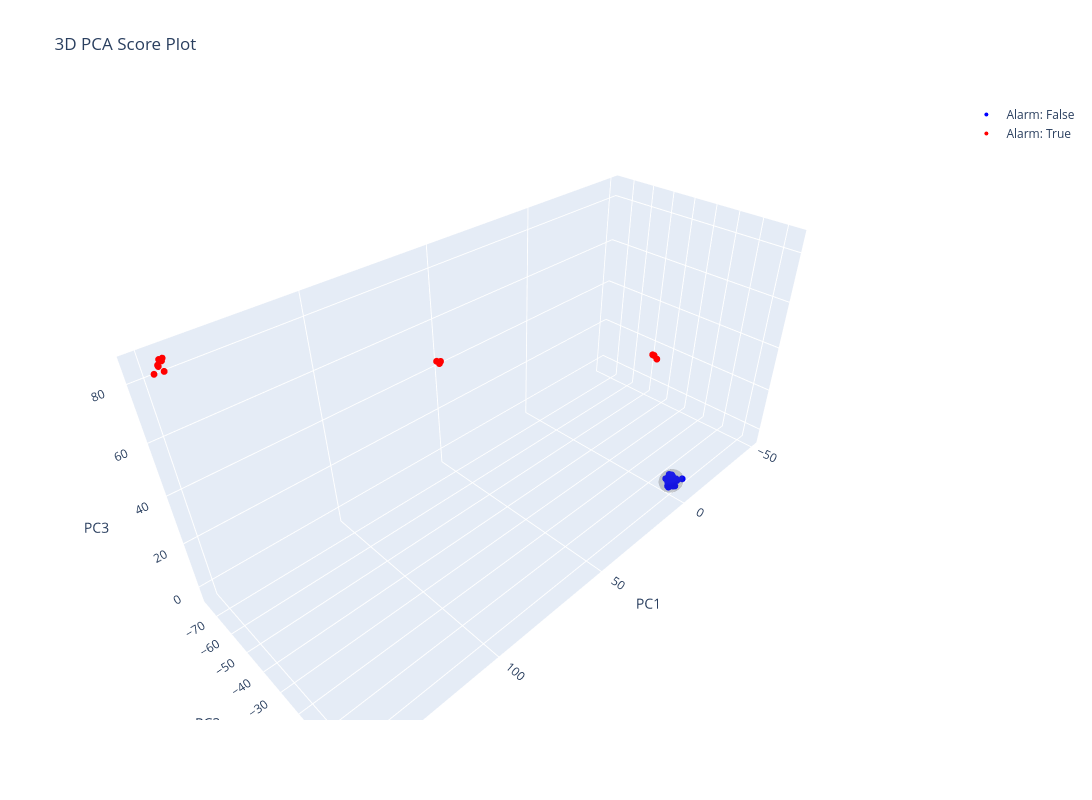

The code cell stored with this chart in its notebook:
### Code cell
# Representing the PCA space and batches within this space

df_plot = pd.DataFrame(scores, columns=["PC1", "PC2", "PC3"])
df_plot['Alarm'] = df_pca_final['Alarm'].values
df_plot['Status'] = df_pca_final['Status'].values

eigenvalues = pca_golden.explained_variance_
radius_x = np.sqrt(t2_threshold * eigenvalues[0])
radius_y = np.sqrt(t2_threshold * eigenvalues[1])
radius_z = np.sqrt(t2_threshold * eigenvalues[2])

# 3. Create the Ellipse Shape
phi = np.linspace(0, np.pi, 50)
theta = np.linspace(0, 2 * np.pi, 50)
phi, theta = np.meshgrid(phi, theta)

x_ellipse = radius_x * np.sin(phi) * np.cos(theta)
y_ellipse = radius_y * np.sin(phi) * np.sin(theta)
z_ellipse = radius_z * np.cos(phi)


fig = go.Figure()

for alarm_val, color in zip([False, True], ['blue', 'red']):
    mask = df_plot['Alarm'] == alarm_val
    fig.add_trace(go.Scatter3d(
        x=df_plot.loc[mask, 'PC1'],
        y=df_plot.loc[mask, 'PC2'],
        z=df_plot.loc[mask, 'PC3'],
        mode='markers',
        marker=dict(size=4, color=color),
        name=f'Alarm: {alarm_val}'
    ))

fig.add_trace(go.Surface(
    x=x_ellipse, y=y_ellipse, z=z_ellipse,
    opacity=0.2,
    showscale=False,
    colorscale=[[0, 'gray'], [1, 'gray']],
    name='95% T2 Ellipsoid'
))

fig.update_layout(
    scene=dict(
        xaxis_title='PC1',
        yaxis_title='PC2',
        zaxis_title='PC3'
    ),
    title="3D PCA Score Plot with Hotelling T2 Ellipsoid"
)

fig.update_layout(
    width=1200,
    height=800,
    scene=dict(
        xaxis_title='PC1',
        yaxis_title='PC2',
        zaxis_title='PC3'
    ),
    title="3D PCA Score Plot"
)
fig.show()

### Figure 1 — Plotly figure (JSON) as saved in the notebook; plotly's stock layout.template omitted (floating-point values rounded to 4 significant figures; data arrays with more than 128 entries replaced by an {"elided": "..."} marker saying what was removed)
{"data": [{"marker": {"color": "blue", "size": 4}, "mode": "markers", "name": "Alarm: False", "type": "scatter3d", "x": [0.3311, -0.5424, 2.854, -1.257, -0.2564, 1.424, 3.766, -0.4624, 1.406, 0.826, -0.17, -4.191, -0.4627, -0.9106, -0.1826, 0.8408, -1.357, -0.2971, -2.107, 1.241, -0.0646, 1.271, -0.05682, 1.635, 0.462, 0.4825, -1.657, -1.184, -1.055, -1.063, 0.8047, 0.02139, 0.2228, 0.7435, -1.056], "y": [0.9793, 0.09313, 0.4019, -2.041, -2.673, 0.6934, 1.376, -1.68, 0.284, 2.385, -0.926, 2.213, -0.3422, 1.424, -2.148, 0.197, -0.448, -0.08076, 0.4539, -0.1879, -0.1621, -0.009245, -1.521, -0.4612, 0.6618, -0.4772, 0.4921, -0.801, 0.8081, 1.801, -0.5735, 1.116, -0.4475, -0.2171, -0.1829], "z": [1.881, 0.135, -0.6095, 1.298, -0.659, 1.237, 0.01138, -0.9392, 1.686, -0.6342, -0.2626, -0.1509, -1.557, 1.317, -0.04689, -1.379, 1.197, 1.072, -0.3778, 0.2701, 0.1904, 0.7288, -0.1669, -0.03138, -1.576, -0.9083, -2.885, 1.827, 0.7506, 0.654, 0.4542, -1.944, -1.38, 0.1786, 0.62]}, {"marker": {"color": "red", "size": 4}, "mode": "markers", "name": "Alarm: True", "type": "scatter3d", "x": [58.13, 145.5, 57.85, 146.3, 145.0, -46.83, -47.55, 146.0, 57.38, 146.9, 57.94, -48.19, 148.5, 145.3, 144.9], "y": [-65.79, -75.05, -67.67, -76.33, -76.07, -44.96, -43.77, -74.87, -66.41, -73.78, -65.33, -46.59, -74.1, -76.2, -75.11], "z": [50.16, 81.78, 50.17, 83.53, 84.47, 17.64, 15.95, 85.84, 50.32, 84.52, 51.17, 16.72, 82.61, 84.58, 85.71]}, {"colorscale": [[0, "gray"], [1, "gray"]], "name": "95% T2 Ellipsoid", "opacity": 0.2, "showscale": false, "type": "surface", "x": {"elided": "50x50 float values"}, "y": {"elided": "50x50 float values"}, "z": {"elided": "50x50 float values"}}], "layout": {"height": 800, "scene": {"xaxis": {"title": {"text": "PC1"}}, "yaxis": {"title": {"text": "PC2"}}, "zaxis": {"title": {"text": "PC3"}}}, "title": {"text": "3D PCA Score Plot"}, "width": 1200}}
